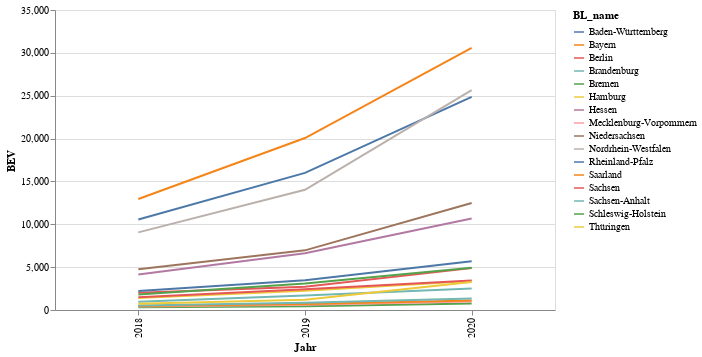

Write notebook code for a chart like this one.
### Code cell
import altair as alt

source = kba_data_all.groupby(['BL_name','Jahr']).BEV.sum().reset_index()

source

alt.Chart(source).mark_line().encode(
    x='Jahr:O',
    y='BEV',
    color='BL_name',
    #strokeDash='BL_name',
).properties(width=500)

### Figure 1 — Vega-Lite specification as saved in the notebook (floating-point values rounded to 4 significant figures)
{"config": {"view": {"continuousWidth": 400, "continuousHeight": 300}}, "data": {"name": "data-735de9445d3ae6378215c7437a2f52dd"}, "mark": "line", "encoding": {"color": {"type": "nominal", "field": "BL_name"}, "x": {"type": "ordinal", "field": "Jahr"}, "y": {"type": "quantitative", "field": "BEV"}}, "width": 500, "$schema": "https://vega.github.io/schema/vega-lite/v4.8.1.json", "datasets": {"data-735de9445d3ae6378215c7437a2f52dd": [{"BL_name": "Baden-Württemberg", "Jahr": 2018, "BEV": 10568}, {"BL_name": "Baden-Württemberg", "Jahr": 2019, "BEV": 15998}, {"BL_name": "Baden-Württemberg", "Jahr": 2020, "BEV": 24863}, {"BL_name": "Bayern", "Jahr": 2018, "BEV": 12953}, {"BL_name": "Bayern", "Jahr": 2019, "BEV": 20063}, {"BL_name": "Bayern", "Jahr": 2020, "BEV": 30571}, {"BL_name": "Berlin", "Jahr": 2018, "BEV": 2007}, {"BL_name": "Berlin", "Jahr": 2019, "BEV": 2713}, {"BL_name": "Berlin", "Jahr": 2020, "BEV": 4886}, {"BL_name": "Brandenburg", "Jahr": 2018, "BEV": 967}, {"BL_name": "Brandenburg", "Jahr": 2019, "BEV": 1699}, {"BL_name": "Brandenburg", "Jahr": 2020, "BEV": 2521}, {"BL_name": "Bremen", "Jahr": 2018, "BEV": 307}, {"BL_name": "Bremen", "Jahr": 2019, "BEV": 446}, {"BL_name": "Bremen", "Jahr": 2020, "BEV": 752}, {"BL_name": "Hamburg", "Jahr": 2018, "BEV": 1387}, {"BL_name": "Hamburg", "Jahr": 2019, "BEV": 2233}, {"BL_name": "Hamburg", "Jahr": 2020, "BEV": 3395}, {"BL_name": "Hessen", "Jahr": 2018, "BEV": 4139}, {"BL_name": "Hessen", "Jahr": 2019, "BEV": 6618}, {"BL_name": "Hessen", "Jahr": 2020, "BEV": 10670}, {"BL_name": "Mecklenburg-Vorpommern", "Jahr": 2018, "BEV": 418}, {"BL_name": "Mecklenburg-Vorpommern", "Jahr": 2019, "BEV": 626}, {"BL_name": "Mecklenburg-Vorpommern", "Jahr": 2020, "BEV": 1003}, {"BL_name": "Niedersachsen", "Jahr": 2018, "BEV": 4757}, {"BL_name": "Niedersachsen", "Jahr": 2019, "BEV": 6958}, {"BL_name": "Niedersachsen", "Jahr": 2020, "BEV": 12491}, {"BL_name": "Nordrhein-Westfalen", "Jahr": 2018, "BEV": 9058}, {"BL_name": "Nordrhein-Westfalen", "Jahr": 2019, "BEV": 14019}, {"BL_name": "Nordrhein-Westfalen", "Jahr": 2020, "BEV": 25647}, {"BL_name": "Rheinland-Pfalz", "Jahr": 2018, "BEV": 2221}, {"BL_name": "Rheinland-Pfalz", "Jahr": 2019, "BEV": 3482}, {"BL_name": "Rheinland-Pfalz", "Jahr": 2020, "BEV": 5683}, {"BL_name": "Saarland", "Jahr": 2018, "BEV": 478}, {"BL_name": "Saarland", "Jahr": 2019, "BEV": 701}, {"BL_name": "Saarland", "Jahr": 2020, "BEV": 1104}, {"BL_name": "Sachsen", "Jahr": 2018, "BEV": 1501}, {"BL_name": "Sachsen", "Jahr": 2019, "BEV": 2430}, {"BL_name": "Sachsen", "Jahr": 2020, "BEV": 3438}, {"BL_name": "Sachsen-Anhalt", "Jahr": 2018, "BEV": 522}, {"BL_name": "Sachsen-Anhalt", "Jahr": 2019, "BEV": 860}, {"BL_name": "Sachsen-Anhalt", "Jahr": 2020, "BEV": 1332}, {"BL_name": "Schleswig-Holstein", "Jahr": 2018, "BEV": 1806}, {"BL_name": "Schleswig-Holstein", "Jahr": 2019, "BEV": 3090}, {"BL_name": "Schleswig-Holstein", "Jahr": 2020, "BEV": 4927}, {"BL_name": "Thüringen", "Jahr": 2018, "BEV": 731}, {"BL_name": "Thüringen", "Jahr": 2019, "BEV": 1189}, {"BL_name": "Thüringen", "Jahr": 2020, "BEV": 3263}]}}
